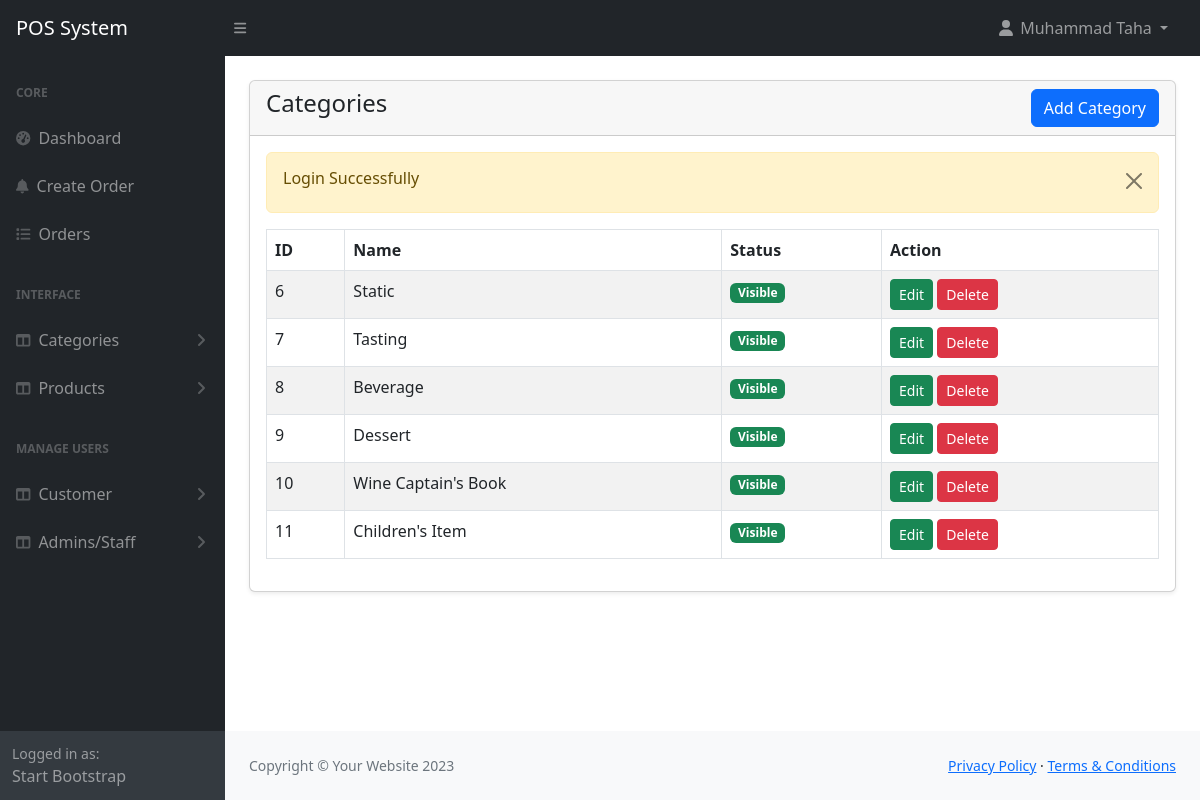
The app's page /admin/categories.php (signed in) with its own data.
### tables this page shows
CREATE TABLE `categories` (
  `id` int(11) NOT NULL,
  `name` varchar(255) NOT NULL,
  `description` mediumtext DEFAULT NULL,
  `status` tinyint(1) NOT NULL DEFAULT 0 COMMENT '0=visible,1=hidden'
);

### admin/categories.php (the view, shortened to what this page needs)
<?php include('includes/header.php'); ?>
<div class="container-fluid px-4">
        <div class="card mt-4 shadow-sm">
            <div class="card-header">
                <h4 class="mb-0">Categories
                    <a href="categories-create.php" class="btn btn-primary float-end">Add Category</a>
                </h4>
            </div>
            <div class="card-body">
                <?php
                    $categories = getAll('categories');
                    if(mysqli_num_rows($categories) > 0)
                    {
                ?>
                <div class="table-responsive">
                    <table class="table table-striped table-bordered">
                        <thead>
                            <tr>
                                <th>ID</th>
                                <th>Name</th>
                                <th>Status</th>
                                <th>Action</th>
                            </tr>
                        </thead>
                        <tbody>
                            <?php foreach($categories as $item) :?>
                            <tr>
                                <td><?= $item['id'] ?></td>
                                <td><?= $item['name'] ?></td>
                                <td>
                                    <?php
                                        if($item['status'] == 1){
                                            echo "<span class='badge bg-danger'>Hidden</span>";
                                        }else{
                                            echo "<span class='badge bg-success'>Visible</span>";
                                        }
                                    ?>
                                </td>
                                <td>
                                    <a href="categories-edit.php?id=<?= $item['id'];?>" class="btn btn-success btn-sm">Edit</a>
                                    <a href="categories-delete.php?id=<?= $item['id'];?>" class="btn btn-danger btn-sm">Delete</a>
                                </td>
                            </tr>
                            <?php endforeach; ?>
                        </tbody>
                    </table>
                </div>
                           <?php
                            }else{
                                ?>
                                <h4 class="mb-0">No Record Found</h4>
                            <?php
                            }
                            ?>
            </div>
        </div>
</div>
<?php include('includes/footer.php'); ?>

### records on screen
categories: id "6", name "Static", status "Visible"
categories: id "7", name "Tasting", status "Visible"
categories: id "8", name "Beverage", status "Visible"
categories: id "9", name "Dessert", status "Visible"
categories: id "10", name "Wine Captain's Book", status "Visible"
categories: id "11", name "Children's Item", status "Visible"

### other values on screen
$_SESSION['loggedInUser']['name'] "Muhammad Taha"
$_SESSION['status'] "Login Successfully"
